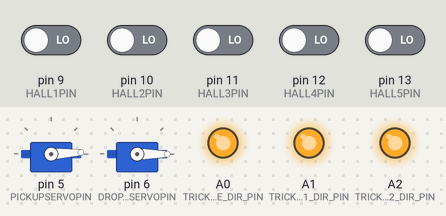
Bench run of a sketch on a simulated Arduino Uno, built with avr-gcc and run on an emulated ATmega328P. Shown: 2 × servo, output pins drawn as LEDs (lit = HIGH). The inputs (shaded band) are chosen by the test bench; at power-on: pin 9 (HALL1PIN), pin 10 (HALL2PIN), pin 11 (HALL3PIN), pin 12 (HALL4PIN), pin 13 (HALL5PIN) LOW. Pins used as bus, display or sensor lines are not drawn; what the sketch prints to the serial monitor is not drawn.

Above: at 0.05 s.
At 1.35 s:
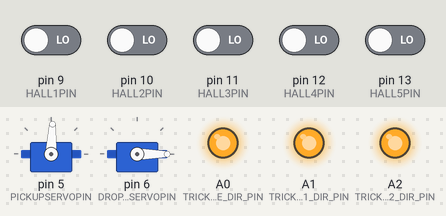
At 2.7 s:
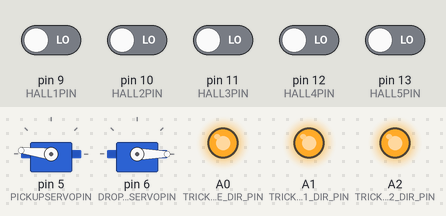
At 5.35 s:
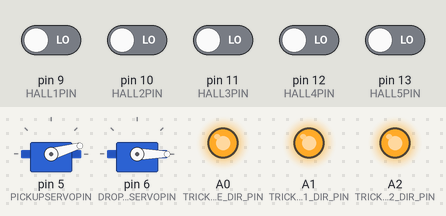
At 8.25 s:
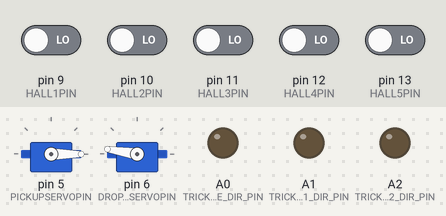
At 11.15 s:
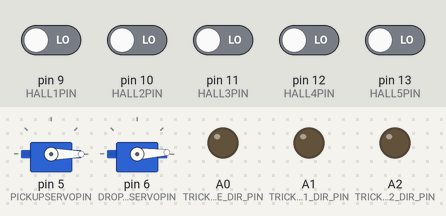
Timing chart, 0 to 14.6 s (numbered marks = the images above):
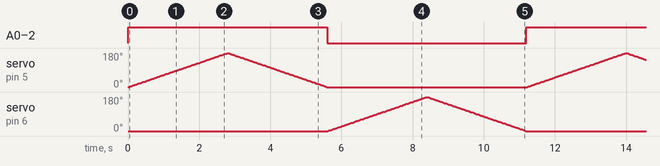

The sketch:

hardwareTestBreadboard.ino
```cpp
#include <Servo.h>

const int PICKUPSERVOPIN = 5;
const int DROPOFFSERVOPIN = 6;

// Pin Definitions
const int HALL1PIN = 9;
const int HALL2PIN = 10;
const int HALL3PIN = 11;
const int HALL4PIN = 12;
const int HALL5PIN = 13;


const int TRICKLE_ENTRANCE_DIR_PIN = A0;
const int TRICKLE_DROP1_DIR_PIN = A1;
const int TRICKLE_DROP2_DIR_PIN = A2;

const int TRICKLE_ENTRANCE_TRIG_PIN = 7;
const int TRICKLE_DROP_TRIG_PIN = 8;

//.Initialize Servos
Servo pickupServo;
Servo dropoffServo;

const int start = 0;
const int stop = 180;

void setup() {
  Serial.begin(9600);
  // Set Up Servo Motos with Arduino Digital Pins
  pickupServo.attach(PICKUPSERVOPIN);
  dropoffServo.attach(DROPOFFSERVOPIN);

  pickupServo.write(start);
  dropoffServo.write(start);

  // Set up Hall Effect Sensors with Arduino Digital Pins.
  pinMode(HALL1PIN, INPUT);
  pinMode(HALL2PIN, INPUT);
  pinMode(HALL3PIN, INPUT);
  pinMode(HALL4PIN, INPUT);
  pinMode(HALL5PIN, INPUT);

  // Set up trickle pins
  pinMode(TRICKLE_ENTRANCE_DIR_PIN, OUTPUT);
  pinMode(TRICKLE_DROP1_DIR_PIN, OUTPUT);
  pinMode(TRICKLE_DROP2_DIR_PIN, OUTPUT);
  pinMode(TRICKLE_ENTRANCE_TRIG_PIN, OUTPUT);
  pinMode(TRICKLE_DROP_TRIG_PIN, OUTPUT);
}

void printUpdate() {
  Serial.print(digitalRead(HALL1PIN));
  Serial.print(",");
  Serial.print(digitalRead(HALL2PIN));
  Serial.print(",");
  Serial.print(digitalRead(HALL3PIN));
  Serial.print(",");
  Serial.print(digitalRead(HALL4PIN));
  Serial.print(",");
  Serial.print(digitalRead(HALL5PIN));
  Serial.println();
}

void setPinsHigh() {
  digitalWrite(TRICKLE_ENTRANCE_DIR_PIN, HIGH);
  digitalWrite(TRICKLE_DROP1_DIR_PIN, HIGH);
  digitalWrite(TRICKLE_DROP2_DIR_PIN, HIGH);
  digitalWrite(TRICKLE_ENTRANCE_TRIG_PIN, HIGH);
  digitalWrite(TRICKLE_DROP_TRIG_PIN, HIGH);
}

void setPinsLow() {
  digitalWrite(TRICKLE_ENTRANCE_DIR_PIN, LOW);
  digitalWrite(TRICKLE_DROP1_DIR_PIN, LOW);
  digitalWrite(TRICKLE_DROP2_DIR_PIN, LOW);
  digitalWrite(TRICKLE_ENTRANCE_TRIG_PIN, LOW);
  digitalWrite(TRICKLE_DROP_TRIG_PIN, LOW);
}

void loop() {
  setPinsHigh();
  // Serial.println("Testing Servo Pickup");
  for (int pos = start; pos <= stop; pos += 1) { // goes from 0 degrees to 180 degrees
    // in steps of 1 degree
    pickupServo.write(pos);              // tell servo to go to position in variable 'pos'
    printUpdate();
    delay(15);                       // waits 15ms for the servo to reach the position
  }
  for (int pos = stop; pos >= start; pos -= 1) { // goes from 180 degrees to 0 degrees
    pickupServo.write(pos);              // tell servo to go to position in variable 'pos'
    printUpdate();
    delay(15);                       // waits 15ms for the servo to reach the position
  }

  setPinsLow();
  // Serial.println("Testing Servo Dropoff");
  for (int pos = start; pos <= stop; pos += 1) { // goes from 0 degrees to 180 degrees
    // in steps of 1 degree
    dropoffServo.write(pos);              // tell servo to go to position in variable 'pos'
    printUpdate();
    delay(15);                       // waits 15ms for the servo to reach the position
  }
  for (int pos = stop; pos >= start; pos -= 1) { // goes from 180 degrees to 0 degrees
    dropoffServo.write(pos);              // tell servo to go to position in variable 'pos'
    printUpdate();
    delay(15);                       // waits 15ms for the servo to reach the position
  }

}
```

Measured:
- by itself, A0 (TRICKLE_ENTRANCE_DIR_PIN), A1 (TRICKLE_DROP1_DIR_PIN), A2 (TRICKLE_DROP2_DIR_PIN): alternates HIGH for 5.6 s and LOW for 5.6 s
